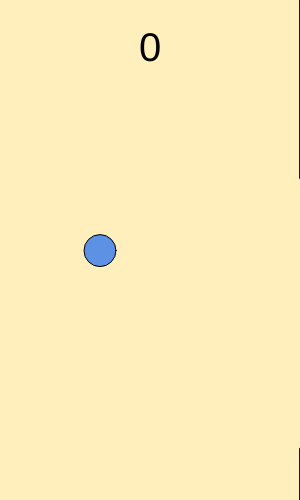
Frame 1 (no input)
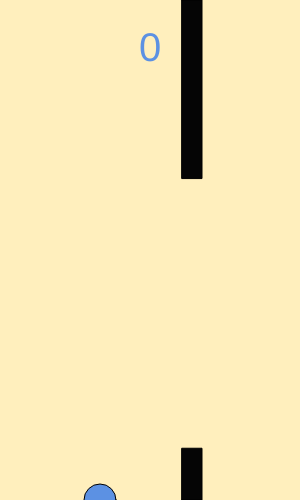
Frame 60 (no input)
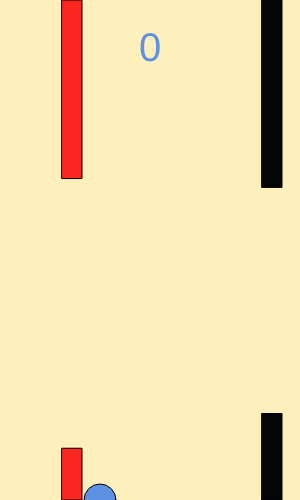
Frame 120 (the mouse pressed at the canvas centre since frame 60)

The p5.js sketch that drew these frames (run headless with seeded random() and noise() and a simulated clock; from frame 60 on, the mouse is pressed at the canvas centre):

// p5.js sketch
// ── sketch.js
var bird;
var pipes = [];
var score = 0;
var font;
var fontSize = 40;


function setup() {
  createCanvas(300, 500);
  bird = new Bird();
  pipes.push(new Pipe());

  textSize(fontSize);
  textAlign(CENTER, CENTER);
}

function draw() {
  background(255, 239, 189);
  //text('Test', 10, 50);
  text(score, width/2, 50);

  for (var i = 0; i < pipes.length; i++) {
  	pipes[i].show();
  	pipes[i].update();
	if (pipes[i].hits(bird)) {
  		console.log('Hit');
  		score = 0;
  	}

  }

  bird.update();
  bird.show();

  if (frameCount % 100 == 0) {
  	pipes.push(new Pipe());
  	score += 1;
  	
  }




}

function keyPressed() {
	if (key == ' ') {
		bird.up();
	}
}
// ── bird.js
function Bird() {
	this.y = height/2;
	this.x = 100;

	this.gravity = 0.6;
	this.velocity = 0;
	this.lift = -15;

	this.show = function() {
		fill(92, 145, 227);
		ellipse(this.x, this.y, 32, 32);
	}

	this.up = function() {
		this.velocity += this.lift;
	}

	this.update = function() {
		this.velocity += this.gravity;
		this.y += this.velocity;

		this.velocity *= 0.9;

		if (this.y > height) {
			this.y = height;
			this.velocity = 0;
		}
		if (this.y < 0) {
			this.y = 0;
			this.velocity = 0;
		}
	}
}
// ── pipe.js
function Pipe() {
	this.top = random(height/2);
	this.bottom = random(height/2);
	this.x = width;
	this.w = 20;
	this.speed = 2;

	this.highlight = false;

	this.hits = function(bird) {
		if (bird.y < this.top || bird.y > height - this.bottom) {
			if (bird.x > this.x && bird.x < this.x + this.w) {
				this.highlight = true;
				return true;	
			}
		}
		return false;
	}

	this.show = function() {
		fill(5, 5, 5);

		if (this.highlight) {
			fill(252, 38, 33);
		}
		rect(this.x, 0, this.w, this.top);
		rect(this.x, height - this.bottom, this.w, this.bottom);
	}

	this.update = function() {
		this.x -= this.speed;
	}
}
// ── style.css
body {
	margin: 0;
	margin-left: 50px;
	margin-top: 50px;
	font-family: Avenir;
}

h1 {
	text-align: center;

}
